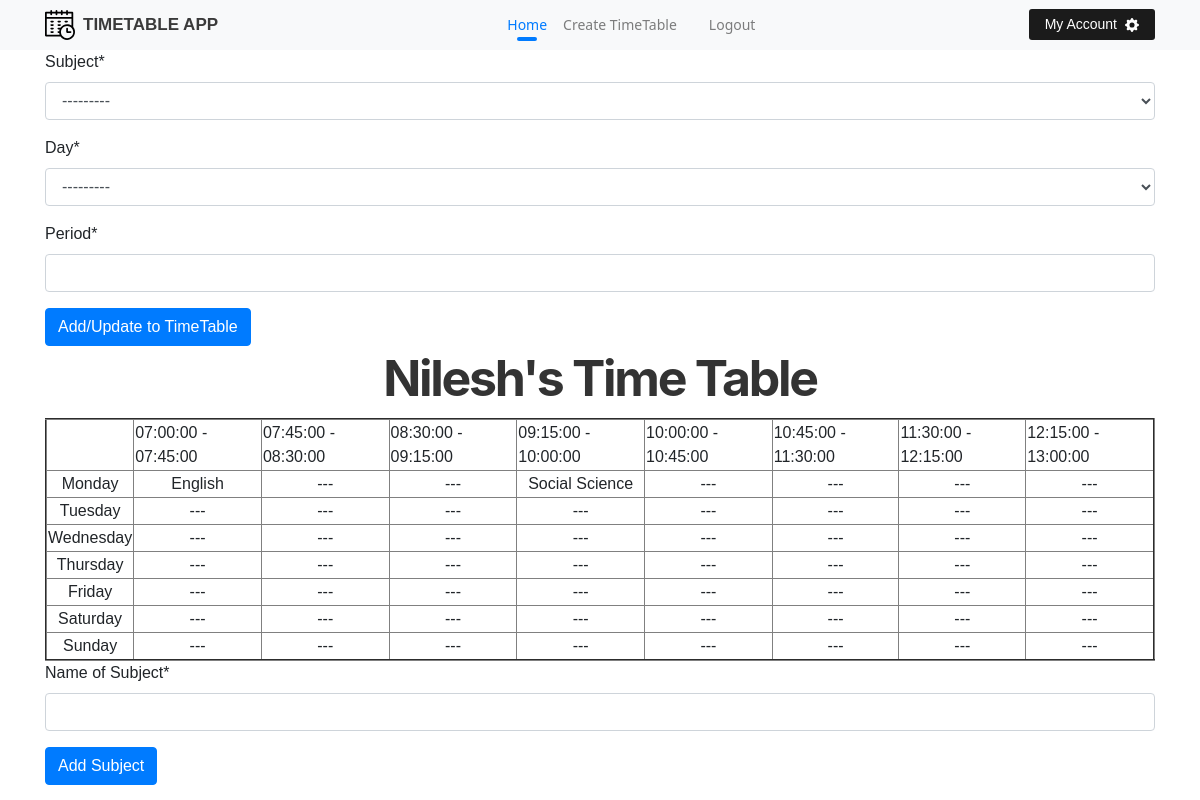
Screenshot of /edit/4 (signed in) with the database file from the repository.
### timetable/models.py (models this page shows, shortened)
class TimeTable(models.Model):
    name = models.CharField(max_length=30)
    duration_of_each_lec = models.IntegerField()
    day_off = models.IntegerField(choices = DayChoice.choices, null=True, blank=True)
    starts_at = models.TimeField(auto_now=False, auto_now_add=False)
    user = models.ForeignKey(settings.AUTH_USER_MODEL, on_delete=models.CASCADE, related_name='all_timetable')
    no_of_lec = models.IntegerField(validators=[MinValueValidator(2), MaxValueValidator(14)])

class Subject(models.Model):
    name_of_sub = models.CharField(max_length=30)
    user = models.ForeignKey(settings.AUTH_USER_MODEL, on_delete=models.CASCADE, related_name='all_sub')
    def __str__(self):
        return f'{self.name_of_sub}'

### timetable/views.py (the view, shortened to what this page needs)
# urls.py: path('edit/<int:id>', views.edit, name='edit'),
def edit(request, id):
    this_timetable = request.user.all_timetable.filter(id=id)[0]
    time_head = list()
    starts_at = this_timetable.starts_at
    for _ in range(this_timetable.no_of_lec):
        n_dtime = datetime.combine(date.today(), starts_at) + timedelta(minutes=this_timetable.duration_of_each_lec)
        time_head.append(f'{starts_at} - {n_dtime.time()}')
        starts_at = n_dtime.time()
    list_tt = [[None for _ in range(this_timetable.no_of_lec)] for _ in range(7)]
    for cell in this_timetable.sub_cell.all():
        list_tt[cell.day][cell.period] = cell.subject.name_of_sub
    all_days = [DayChoice(j).label for j in range(7)]
    mylist = zip(list_tt, all_days)
    ctx = {'id': id, 'mylist': mylist, 'time_head': time_head}
    subform = SubjectForm()
    ctx['subform'] = subform
    cellform = SubjectCellForm()
    all_subjects = Subject.objects.filter(user = request.user.id)
    ctx['all_subjects'] = all_subjects
    ctx['cellform'] = cellform
    ctx['title'] = this_timetable.name
    return render(request, 'timetable/edit.html', ctx)

### timetable/forms.py
class SubjectForm(forms.ModelForm):
    class Meta:
        model = Subject
        fields = ['name_of_sub']
        labels = {
            'name_of_sub': 'Name of Subject'
        }

class SubjectCellForm(forms.ModelForm):
    class Meta:
        model = SubjectCell
        fields = ['subject', 'day', 'period']

### timetable/templates/timetable/edit.html (shortened to what this page needs)
{% extends 'timetable/base.html' %}
{% load crispy_forms_tags %}
{% block body %}
    <div class="container">
        <form action="{% url 'timetable:edit' id %}" method="POST">
            {{ cellform|crispy }}
            <input class="btn btn-primary" type="submit" name="cell" value="Add/Update to TimeTable">
        </form>
        <h1 class="text-center">{{ title }}</h1>
        <table border="2" cellspacing="3" align="center">
        <tr>
        <td align="center">
        {% for time in time_head %}
        <td>{{ time }}
        {% endfor %}
        </tr>
        {% for day, day_name in mylist %}
            <tr>
            <td align="center">{{ day_name }}
            {% for lec in day %}
            <td align="center">{% if lec is none %}---{% else %}{{ lec }}{% endif %}<br>
            {% endfor %}
            </tr>
        {% endfor %}
        </table>
        <form action="{% url 'timetable:edit' id %}" method="POST">
            {{ subform|crispy }}
            <input class='btn btn-primary' type="submit" name="subjec" value="Add Subject">
        </form>
    </div>
{% endblock body %}

### timetable/static/timetable/css/style.css (style rules this page uses)
body { font-family: Arial, Helvetica, sans-serif; min-height: 720px; }
h1 { font-family: Circular,-apple-system,BlinkMacSystemFont,Roboto,Helvetica Neue,sans-serif !important; font-weight: 700; color: #333333; letter-spacing: -2.3px; line-height: 64px; font-size: 50px; }

### rows the page displays
TimeTable: name "Nilesh's Time Table"
Subject: day "English"
Subject: day "Social Science"

### other values shown
{{ time }} "07:00:00 - 07:45:00" "07:45:00 - 08:30:00" "08:30:00 - 09:15:00" "09:15:00 - 10:00:00" "10:00:00 - 10:45:00" "10:45:00 - 11:30:00" "11:30:00 - 12:15:00" "12:15:00 - 13:00:00"
{{ day_name }} "Monday" "Tuesday" "Wednesday" "Thursday" "Friday" "Saturday" "Sunday"
